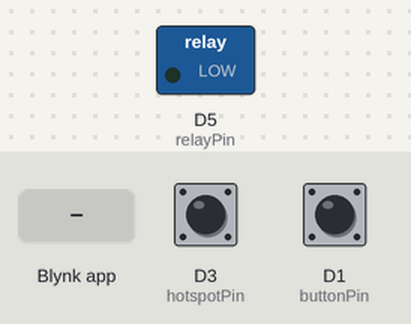
The program below on a simulated ESP8266 (NodeMCU). Parts: switched loads named in the program (green lamp = pin HIGH). The test bench sets the inputs (shaded band); at power-on: D1 (buttonPin) HIGH, D3 (hotspotPin) HIGH. WiFi joins after 1.5 s; servers stay silent unless stated; storage starts empty; what the program prints to the serial monitor is not drawn.

Above: at 3.0 s.
3.1 s: D1 (buttonPin) pulled LOW for 0.15 s
At 3.23 s:
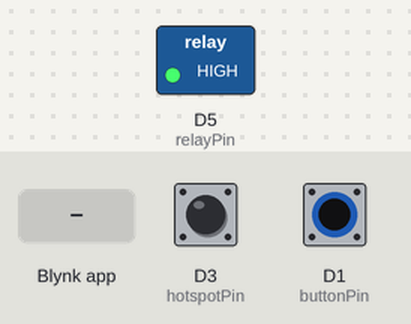
4.8 s: D1 (buttonPin) pulled LOW for 3.2 s
At 8.4 s:
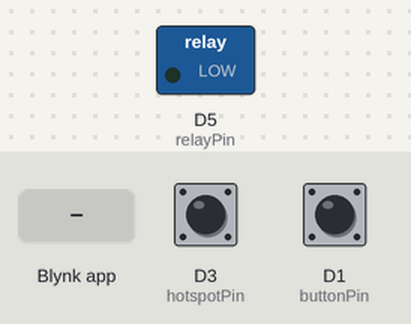
9.5 s: Blynk app writes 1 to V1
At 10.8 s:
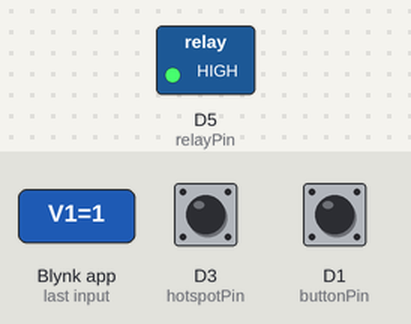
Timing chart, 0 to 12.5 s (numbered marks = the images above; inputs shaded):
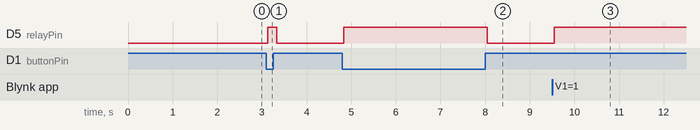

Measured:
- after the input at 3.1 s, D5 (relayPin): LOW → HIGH at once, → LOW 0.20 s later
- after the input at 4.8 s, D5 (relayPin): LOW → HIGH at once, → LOW 3.2 s later
- after the input at 9.5 s, D5 (relayPin): LOW → HIGH after 0.05 s

The program:

main.cpp
```cpp
/**
 * @author Akshay Kalyan
 * @email akshaykalyan2307@gmail.com
 * @create date 2019-07-02 13:24:49
 * @modify date 2019-07-03 08:28:59
 * @desc Blynk 1 Switch IoT NodeMCU 1.0 Button WiFi hotspot configurator
 */

#include <FS.h>
#include <Arduino.h>
#include <ESP8266WiFi.h>
#include <BlynkSimpleEsp8266.h>
#include <EEPROM.h>
#include <DNSServer.h>
#include <ESP8266WebServer.h>
#include <WiFiManager.h>
#include <ArduinoJson.h>

char auth[33];
//default hotspot password
char ssid[] = "Smart_Switch_LSM";
//Hotspot Button "0" for inbuilt Flash key
const int hotspotPin = 0;
BlynkTimer timer;
WiFiManager wifiManager;
//flag for saving data
bool shouldSaveConfig = false;
//callback notifying us of the need to save config
void saveConfigCallback()
{
  Serial.println("Should save config");
  shouldSaveConfig = true;
}

void readConfig();
void writeConfig();
void checkHotpotButton();
void makeHotspot();

const int buttonPin = D1;
const int relayPin = D5;
bool buttonState;
bool relayState;
bool getState(bool pullUp);
void buttonPressedOnline();
void buttonPressedOffline();
void writeToRelay(int relayPin, bool pinValue);
void toggleRelayState(int relayPin, bool relayState);

BLYNK_CONNECTED()
{
  Blynk.syncAll();
}

BLYNK_WRITE(V1)
{
  int pinValue = param.asInt();
  writeToRelay(relayPin, pinValue);
}

void setup()
{
  Serial.begin(9600);
  readConfig();
  Blynk.config(auth);
  Blynk.connect();

  pinMode(hotspotPin, INPUT_PULLUP);

  pinMode(buttonPin, INPUT_PULLUP);
  pinMode(relayPin, OUTPUT);

  writeToRelay(relayPin, false);

  buttonState = getState(digitalRead(buttonPin));
  timer.setInterval(100L, buttonPressedOnline);
}
void loop()
{
  checkHotpotButton();
  buttonPressedOffline();
  Blynk.run();
  timer.run();
}

bool getState(bool pullUp)
{
  return !pullUp;
}
void writeToRelay(int relayPin, bool pinValue)
{
  digitalWrite(relayPin, pinValue);
  relayState = pinValue;
}
void buttonPressedOnline()
{
  if (buttonState != getState(digitalRead(buttonPin)))
  {
    toggleRelayState(relayPin, relayState);
    buttonState = getState(digitalRead(buttonPin));
  }
}
void buttonPressedOffline()
{
  if (Blynk.connected() == false)
  {
    if (buttonState != getState(digitalRead(buttonPin)))
    {
      writeToRelay(relayPin, !relayState);
    }
  }
  delay(100);
}
void toggleRelayState(int relayPin, bool relayState)
{
  writeToRelay(relayPin, !relayState);
  Blynk.virtualWrite(V1, !relayState);
}

void readConfig()
{

  //read configuration from FS json
  Serial.println("mounting FS...");

  if (SPIFFS.begin())
  {
    Serial.println("mounted file system");
    if (SPIFFS.exists("/config.json"))
    {
      //file exists, reading and loading
      Serial.println("reading config file");
      File configFile = SPIFFS.open("/config.json", "r");
      if (configFile)
      {
        Serial.println("opened config file");
        size_t size = configFile.size();
        // Allocate a buffer to store contents of the file.
        std::unique_ptr<char[]> buf(new char[size]);

        configFile.readBytes(buf.get(), size);
        DynamicJsonBuffer jsonBuffer;
        JsonObject &json = jsonBuffer.parseObject(buf.get());
        json.printTo(Serial);
        if (json.success())
        {
          Serial.println("\nparsed json");

          strcpy(auth, json["blynk_token"]);
        }
        else
        {
          Serial.println("failed to load json config");
        }
      }
    }
    else
    {
      makeHotspot();
    }
  }
  else
  {
    Serial.println("failed to mount FS");
  }
}
void writeConfig()
{
  //save the custom parameters to FS
  if (shouldSaveConfig)
  {
    Serial.println("saving config");
    DynamicJsonBuffer jsonBuffer;
    JsonObject &json = jsonBuffer.createObject();

    json["blynk_token"] = auth;

    File configFile = SPIFFS.open("/config.json", "w");
    if (!configFile)
    {
      Serial.println("failed to open config file for writing");
    }

    json.printTo(Serial);
    json.printTo(configFile);
    configFile.close();
  }
}
void checkHotpotButton()
{
  if (!digitalRead(hotspotPin))
  {
    makeHotspot();
  }
}
void makeHotspot()
{
  wifiManager.setCustomHeadElement("<style> body{background-color:#212121;color:white;} button{background-color:#feb018;} </style>");
  WiFiManagerParameter custom_blynk_token("Blynk", "blynk token", auth, 33);
  wifiManager.setSaveConfigCallback(saveConfigCallback);
  wifiManager.addParameter(&custom_blynk_token);
  wifiManager.startConfigPortal(ssid);
  Serial.println("connected:)");
  strcpy(auth, custom_blynk_token.getValue());
  writeConfig();
}
```
